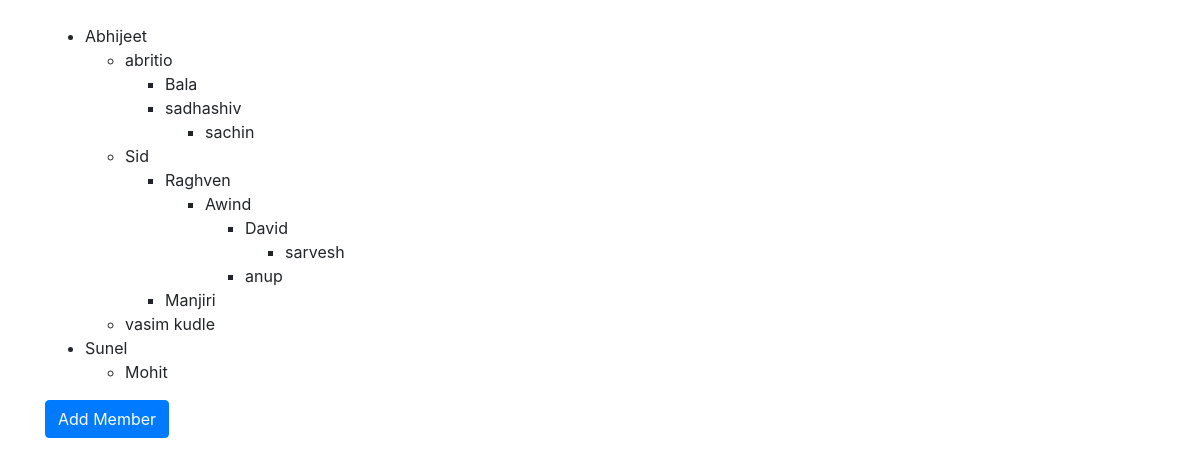
The page /tree/ndsoft/index.php on the database its author committed.
### tables this page shows
CREATE TABLE IF NOT EXISTS `members` (
  `Id` int NOT NULL AUTO_INCREMENT,
  `Name` varchar(255) DEFAULT NULL,
  `CreatedDate` datetime DEFAULT CURRENT_TIMESTAMP,
  `ParentId` int DEFAULT NULL,
  PRIMARY KEY (`Id`),
  KEY `ParentId` (`ParentId`)
);

### tree/ndsoft/index.php (called while the page is built, shortened)
<?php
require_once BASEPATH.'core/CodeIgniter.php';

### tree/ndsoft/application/views/index.php (the view, shortened to what this page needs)
<!DOCTYPE html>
<html>
<head>
	<link rel="stylesheet" type="text/css" href="<?= base_url('assets/css/bootstrap.min.css')?>">
</head>
<body>
	<div class="container my-4">
		<div id="append">
			<div id="old">
				<?= $record??'<h4>No Record</h4>'?>
			</div>
		</div>
	<button type="button" class="btn btn-primary"  data-toggle="modal" data-target="#myModal">Add Member</button>
	</div>
</body>
</html>

### tree/ndsoft/application/controllers/Welcome.php (shortened to what this page needs)
<?php
class Welcome extends CI_Controller {
	public function __construct()
	{
		$this->load->model('Common_model');
	}
	public function index()
	{
		$record = $this->Menus(0);
		$this->load->view('index',compact('record'));
	}
	protected function Menus($parentId)
	{
		$record = $this->db->select('*')->from('Members')->where('ParentId='.$parentId)->get()->result_array();
		$count=count($record);
		if($count>0)
		{
			$data = '<ul>';
			foreach($record as $Member)
			{
				$data.='<li>'.$Member['Name'].$this->Menus($Member['Id']).'</li>';
			}
			return $data.='</ul>';
		}
	}
}

### rows shown on the page
members: Name "Abhijeet"
members: Name "abritio"
members: Name "Bala"
members: Name "sadhashiv"
members: Name "sachin"
members: Name "Sid"
members: Name "Raghven"
members: Name "Awind"
members: Name "David"
members: Name "sarvesh"
members: Name "anup"
members: Name "Manjiri"
members: Name "vasim kudle"
members: Name "Sunel"
members: Name "Mohit"
